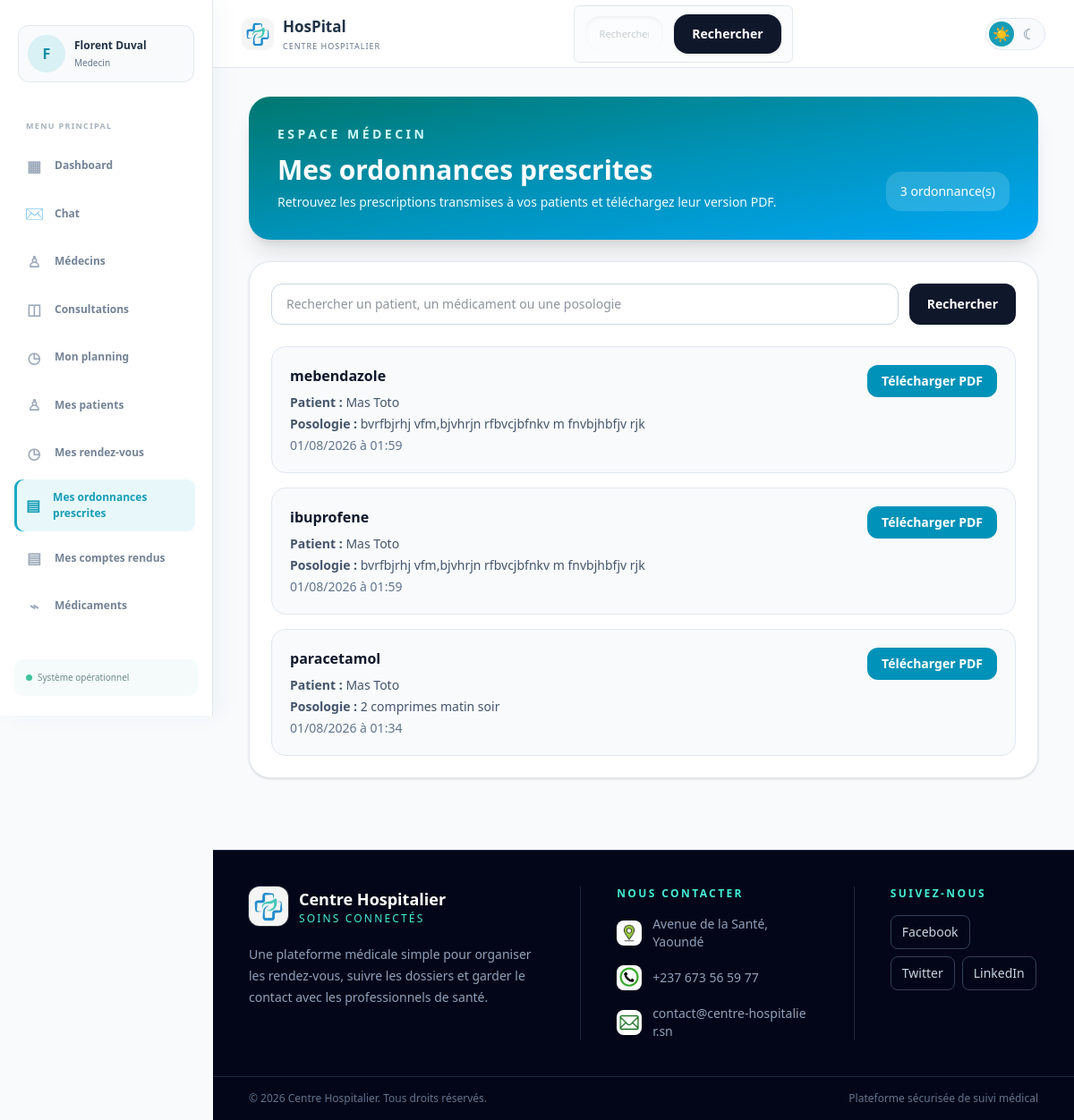
The app's page /ordonnances/medecin/ (signed in) with its own data.
### hopital/models.py (models this page shows, shortened)
class CustomUser(AbstractUser):
    ROLE_CHOICES = [
        ('user', 'Utilisateur'),
        ('medecin', 'Medecin'),
        ('admin', 'Administrateur'),
        ('secretaire', 'Secretaire'),
    ]
    role = models.CharField(max_length=20, choices=ROLE_CHOICES, default='user')
    nom = models.CharField(max_length=100, blank=True, null=True)
    prenom = models.CharField(max_length=100, blank=True, null=True)
    sexe = models.CharField(max_length=10, blank=True, null=True)
    telephone = models.CharField(max_length=20, blank=True, null=True)
    adresse = models.CharField(max_length=255, blank=True, default='')
    specialite = models.CharField(max_length=100, blank=True, default='')
    langues = models.CharField(max_length=255, blank=True, default='')
    photo_profil = models.ImageField(upload_to='profils/', blank=True, null=True)
    date_naissance = models.DateField(blank=True, null=True)
    medecin_traitant = models.ForeignKey(
        'self',
        on_delete=models.SET_NULL,
        null=True,
        blank=True,
        related_name='patients_suivis'
    )

class Ordonnance(models.Model):
    patient = models.ForeignKey(CustomUser, on_delete=models.CASCADE, null=True, blank=True, related_name='ordonnances_patient')
    medecin = models.ForeignKey(CustomUser, on_delete=models.CASCADE, null=True, blank=True, related_name='ordonnances_medecin')
    consultation = models.ForeignKey(Consultation, on_delete=models.CASCADE, null=True, blank=True, related_name='ordonnances')
    medicament = models.ForeignKey('Medicament', on_delete=models.CASCADE, related_name='ordonnances')
    posologie = models.TextField()
    date_creation = models.DateTimeField(default=timezone.now)

class Medicament(models.Model):
    nom = models.CharField(max_length=200)
    description = models.TextField()
    prix = models.DecimalField(max_digits=10, decimal_places=2)
    quantite_disponible = models.IntegerField(default=0)

### hopital/views.py (the view, shortened to what this page needs)
# urls.py: path('ordonnances/medecin/', medecin_ordonnances, name='medecin_ordonnances'),
@login_required
def medecin_ordonnances(request):
    if request.user.role != 'medecin':
        return redirect('hboard')
    search_query = request.GET.get('q', '').strip()
    ordonnances = Ordonnance.objects.filter(
        medecin=request.user,
    ).select_related('patient', 'medicament').prefetch_related(
        'lignes_ordonnance__medicament',
    ).order_by('-date_creation')
    ordonnances, extra_query = paginate_queryset(request, ordonnances, 8, page_param='page_medecin_ordonnances')
    return render(request, 'medecin-ordonnances.html', {
        'ordonnances_list': ordonnances,
        'search_query': search_query,
        'extra_query': extra_query,
    })

### hopital/templates/medecin-ordonnances.html (shortened to what this page needs)
{% load static %}
<!DOCTYPE html>
<html lang="fr">
<head>
    <link rel="stylesheet" href="{% static 'css/style.css' %}">
    <link rel="stylesheet" href="{% static 'css/hboard.css' %}">
    <link rel="stylesheet" href="{% static 'output.css' %}">
    <script src="https://cdn.jsdelivr.net/npm/@tailwindcss/browser@4"></script>
</head>
<body class="min-h-screen bg-slate-50 text-slate-800">
    {% include 'header.html' %}
    <main class="mx-auto max-w-7xl px-5 py-8 sm:px-8 lg:px-10">
        <section class="rounded-3xl bg-linear-to-br from-teal-700 via-cyan-600 to-sky-500 p-6 text-white shadow-xl sm:p-8">
            <p class="text-sm font-semibold uppercase tracking-[0.25em] text-cyan-100">Espace médecin</p>
            <div class="mt-3 flex flex-col gap-4 sm:flex-row sm:items-end sm:justify-between">
                <div>
                    <h1 class="text-3xl font-semibold">Mes ordonnances prescrites</h1>
                    <p class="mt-2 max-w-xl text-sm text-cyan-50">Retrouvez les prescriptions transmises à vos patients et téléchargez leur version PDF.</p>
                </div>
                <span class="rounded-2xl bg-white/15 px-4 py-3 text-sm">{{ ordonnances_list.paginator.count }} ordonnance(s)</span>
            </div>
        </section>
        <section class="mt-6 rounded-3xl border border-slate-200 bg-white p-5 shadow-sm sm:p-6">
            <form method="get" class="mb-6 flex flex-col gap-3 sm:flex-row">
                <input type="search" name="q" value="{{ search_query }}" placeholder="Rechercher un patient, un médicament ou une posologie" class="w-full rounded-xl border border-slate-300 px-4 py-3 text-sm outline-none focus:border-cyan-500">
                <button type="submit" class="rounded-xl bg-slate-900 px-5 py-3 text-sm font-semibold text-white transition hover:bg-slate-700">Rechercher</button>
            </form>
            {% if ordonnances_list %}
            <div class="space-y-4">
                {% for ordonnance in ordonnances_list %}
                <article class="rounded-2xl border border-slate-200 bg-slate-50 p-5">
                    <div class="flex flex-col gap-4 sm:flex-row sm:items-start sm:justify-between">
                        <div>
                            <p class="font-semibold text-slate-900">{% for ligne in ordonnance.lignes_ordonnance.all %}{{ ligne.medicament.nom }}{% if not forloop.last %}, {% endif %}{% empty %}{{ ordonnance.medicament.nom|default:'Médicament non renseigné' }}{% endfor %}</p>
                            <p class="mt-2 text-sm text-slate-600"><strong>Patient :</strong> {{ ordonnance.patient.prenom|default:'' }} {{ ordonnance.patient.nom|default:'' }}</p>
                            <p class="mt-1 text-sm text-slate-600"><strong>Posologie :</strong> {{ ordonnance.posologie }}</p>
                            <p class="mt-1 text-sm text-slate-500">{{ ordonnance.date_creation|date:"d/m/Y à H:i" }}</p>
                        </div>
                        <a href="{% url 'download_ordonnance_pdf' ordonnance.pk %}" class="inline-flex shrink-0 items-center justify-center rounded-xl bg-cyan-600 px-4 py-2 text-sm font-semibold text-white transition hover:bg-cyan-700">Télécharger PDF</a>
                    </div>
                </article>
                {% endfor %}
            </div>
            {% else %}
            <p class="py-8 text-center text-sm text-slate-500">Aucune ordonnance prescrite pour le moment.</p>
            {% endif %}
        </section>
    </main>
    {% include 'footer.html' %}
</body>
</html>

### hopital/templates/header.html (shortened to what this page needs)
{% load static %}
<aside class="app-sidebar" id="app-sidebar" data-app-sidebar>
    <a href="{% url 'parametres' %}" class="sidebar-profile">
        {% if request.user.photo_profil %}
            <img src="{{ request.user.photo_profil.url }}" alt="Photo de {{ request.user.prenom|default:request.user.username }}">
        {% else %}
            <span class="sidebar-profile-fallback">{{ request.user.prenom|default:request.user.username|first|upper }}</span>
        {% endif %}
        <span class="sidebar-profile-info"><strong>{{ request.user.prenom|default:'' }} {{ request.user.nom|default:'' }}</strong><small>{{ request.user.get_role_display|default:'Utilisateur' }}</small></span>
    </a>
    <nav class="app-sidebar-nav" aria-label="Navigation principale">
        <p class="app-nav-label">Menu principal</p>
        <a class="app-nav-link {% if request.resolver_match.url_name == 'hboard' %}is-active{% endif %}" href="{% url 'hboard' %}"><span aria-hidden="true">▦</span>Dashboard</a>
        <a class="app-nav-link chat-nav-link " href="{% url 'chat_inbox' %}"><span class="chat-icon" aria-hidden="true">✉</span><span class="app-nav-link-label">Chat</span></a>
        <a class="app-nav-link {% if request.resolver_match.url_name == 'medecin-list' %}is-active{% endif %}" href="{% url 'medecin-list' %}"><span aria-hidden="true">♙</span>Médecins</a>
        <a class="app-nav-link " href="{% if request.user.role == 'medecin' %}{% url 'medecin_consultation' %}{% elif request.user.role == 'user' or request.user.role == 'patient' %}{% url 'patient_consultation' %}{% else %}{% url 'staff_consultations' %}{% endif %}"><span aria-hidden="true">◫</span>Consultations</a>
        <a class="app-nav-link {% if request.resolver_match.url_name == 'medecin_planning' %}is-active{% endif %}" href="{% if request.user.role == 'medecin' %}{% url 'medecin_planning' %}{% else %}{% url 'medecin-list' %}{% endif %}"><span aria-hidden="true">◷</span>Mon planning</a>
        {% if request.user.role == 'medecin' %}
        <a class="app-nav-link {% if request.resolver_match.url_name == 'medecin_patients' %}is-active{% endif %}" href="{% url 'medecin_patients' %}"><span aria-hidden="true">♙</span>Mes patients</a>
        <a class="app-nav-link {% if request.resolver_match.url_name == 'medecin_rendez_vous' %}is-active{% endif %}" href="{% url 'medecin_rendez_vous' %}"><span aria-hidden="true">◷</span>Mes rendez-vous</a>
        <a class="app-nav-link {% if request.resolver_match.url_name == 'medecin_ordonnances' %}is-active{% endif %}" href="{% url 'medecin_ordonnances' %}"><span aria-hidden="true">▤</span>Mes ordonnances prescrites</a>
        {% endif %}
        {% if request.user.role == 'medecin' %}
        <a class="app-nav-link {% if request.resolver_match.url_name == 'medecin_exam_reports' %}is-active{% endif %}" href="{% url 'medecin_exam_reports' %}"><span aria-hidden="true">▤</span>Mes comptes rendus</a>
        {% endif %}
        <a class="app-nav-link {% if request.resolver_match.url_name == 'stock_medicaments' %}is-active{% endif %}" href="{% url 'stock_medicaments' %}"><span aria-hidden="true">⌁</span>Médicaments</a>
        <p class="app-nav-label app-nav-label-spaced">Compte</p>
    </nav>
    <div class="app-sidebar-footer"><span></span>Système opérationnel</div>
</aside>
<header class="app-header">
    <nav class="app-header-nav">
        <a href="{% url 'hboard' %}" class="app-header-brand">
            <img src="{% static 'images/hos.png' %}" alt="Logo HosPital" class="app-header-logo">
            <span><strong>HosPital</strong><small>Centre hospitalier</small></span>
        </a>
        <div class="search-box">
                <form method="get" action="{% url 'hboard' %}" title="saisissez le nom de l'utilisateur" class="flex flex-col gap-3 sm:flex-row sm:items-center">
                    <div class="relative w-full">
                        <input type="text" name="q" value="{{ search_results.query|default:'' }}" placeholder="Rechercher un patient, un médecin, une consultation ou une chambre" class="w-full rounded-2xl border border-slate-200 bg-slate-50 px-4 py-3 text-sm text-slate-800 shadow-inner outline-none transition focus:border-cyan-500 focus:bg-white focus:ring-4 focus:ring-cyan-100">
                    </div>
                    <button type="submit" class="rounded-2xl bg-slate-900 px-5 py-3 text-sm font-semibold text-white shadow-sm transition hover:bg-slate-700">Rechercher</button>
                </form>
            </div>
        <div class="app-header-actions">
            <div class="theme-switcher" role="group" aria-label="Choisir le thème">
                <button type="button" class="theme-button" data-theme-choice="light" aria-label="Activer le thème clair" title="Thème clair">☀</button>
                <button type="button" class="theme-button" data-theme-choice="dark" aria-label="Activer le thème sombre" title="Thème sombre">☾</button>
            </div>
        </div>
    </nav>
</header>

### records on screen
CustomUser: user.prenom|first "F", user.prenom "Florent", user.nom "Duval", user.role "Medecin"
Ordonnance: medicament.nom "mebendazole", patient.prenom "Mas", patient.nom "Toto", posologie "bvrfbjrhj vfm,bjvhrjn rfbvcjbfnkv m fnvbjhbfjv rjk", date_creation "01/08/2026 à 01:59"
Ordonnance: medicament.nom "ibuprofene", patient.prenom "Mas", patient.nom "Toto", posologie "bvrfbjrhj vfm,bjvhrjn rfbvcjbfnkv m fnvbjhbfjv rjk", date_creation "01/08/2026 à 01:59"
Ordonnance: medicament.nom "paracetamol", patient.prenom "Mas", patient.nom "Toto", posologie "2 comprimes matin soir", date_creation "01/08/2026 à 01:34"

### other values on screen
{{ ordonnances_list.paginator.count }} "3"
